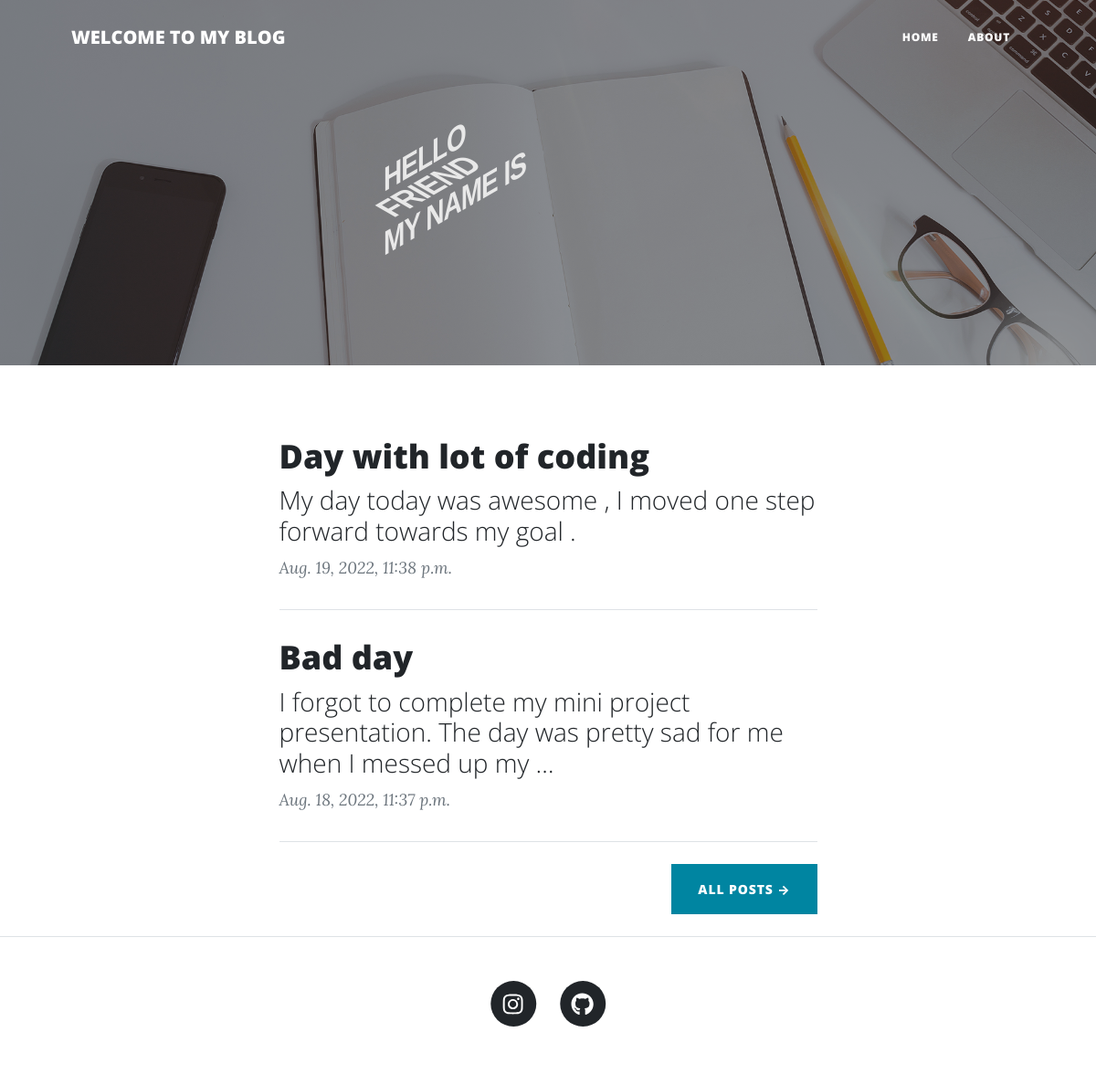
The page / on the database its author committed.
### app1/models.py (models this page shows)
class blog(models.Model):
    title=models.CharField(max_length=100)
    fitness=models.CharField(max_length=100)
    coding=models.CharField(max_length=100)
    study=models.CharField(max_length=100)
    desc=models.CharField(max_length=1000)
    created_at=models.DateTimeField(default=datetime.now,blank=True)

### app1/views.py (the view)
# urls.py: path('',views.index,name='index'),
def index(request):
    list =  blog.objects.all().order_by('-id')[:10]
    bool=True
    return render(request,'index.html',{'list':list,'bool':bool})

### template/index.html (shortened to what this page needs)
{% load static %}
<!DOCTYPE html>
<html lang="en">
<head>
    <link href="{% static 'css/styles.css' %}" rel="stylesheet" />
</head>
<body>
    <nav class="navbar navbar-expand-lg navbar-light" id="mainNav">
        <div class="container px-4 px-lg-5">
            <a class="navbar-brand">WELCOME TO MY BLOG</a>
            <div class="collapse navbar-collapse" id="navbarResponsive">
                <ul class="navbar-nav ms-auto py-4 py-lg-0">
                    <li class="nav-item"><a class="nav-link px-lg-3 py-3 py-lg-4" href="index.html">Home</a></li>
                    <li class="nav-item"><a class="nav-link px-lg-3 py-3 py-lg-4" href="about.html">About</a></li>
                </ul>
            </div>
        </div>
    </nav>
    <header class="masthead" style="background-image: url('/static/assets/img/home-bg.jpg')">
        <div class="pardiv">
            <div class="sondiv">
                <p></p>
                <p>HELLO</p>
            </div>
            <div class="sondiv">
                <p>HELLO</p>
                <p>FRIEND</p>
            </div>
            <div class="sondiv">
                <p>FRIEND</p>
                <p>MY NAME IS</p>
            </div>
            <div class="sondiv">
                <p>MY NAME IS</p>
                <p>SAHIL</p>
            </div>
            <div class="sondiv">
                <p></p>
                <p></p>
            </div>
        </div>
    </header>
    <div class="container px-4 px-lg-5">
        <div class="row gx-4 gx-lg-5 justify-content-center">
            <div class="col-md-10 col-lg-8 col-xl-7">
                {% for element in list %}
                <div class="post-preview">
                    <a href="post.html/{{element.id}}">
                        <h2 class="post-title">{{element.title}}</h2>
                        <h3 class="post-subtitle">{{element.desc|truncatewords:20}}</h3>
                    </a>
                    <p class="post-meta">
                        {{element.created_at}}
                    </p>
                </div>
                <hr class="my-4" />
                {% endfor %}
                {% if bool %}
                <div class="d-flex justify-content-end mb-4"><a class="btn btn-primary text-uppercase" href="all">All
                        Posts →</a></div>{% endif %}
            </div>
        </div>
    </div>
    <footer class="border-top">
        <div class="container px-4 px-lg-5">
            <div class="row gx-4 gx-lg-5 justify-content-center">
                <div class="col-md-10 col-lg-8 col-xl-7">
                    <ul class="list-inline text-center">
                        <li class="list-inline-item">
                            <a
                                href="https://www.instagram.com/invites/contact/?utm_source=ig_contact_invite&utm_medium=user_system_sheet&utm_content=c8m43dp">
                                <span class="fa-stack fa-lg">
                                    <i class="fas fa-circle fa-stack-2x"></i>
                                    <i class="fab fa-instagram fa-stack-1x fa-inverse"></i>
                                </span>
                            </a>
                        </li>
                        <li class="list-inline-item">
                            <a href="https://github.com/Sahil5111">
                                <span class="fa-stack fa-lg">
                                    <i class="fas fa-circle fa-stack-2x"></i>
                                    <i class="fab fa-github fa-stack-1x fa-inverse"></i>
                                </span>
                            </a>
                        </li>
                    </ul>
                </div>
            </div>
        </div>
    </footer>
</body>
</html>

### rows shown on the page
blog: title "Day with lot of coding", desc "My day today was awesome , I moved one step forward towards my goal .", created_at "Aug. 19, 2022, 11:38 p.m."
blog: title "Bad day", desc "I forgot to complete my mini project presentation. The day was pretty sad for me when I messed up my …", created_at "Aug. 18, 2022, 11:37 p.m."
